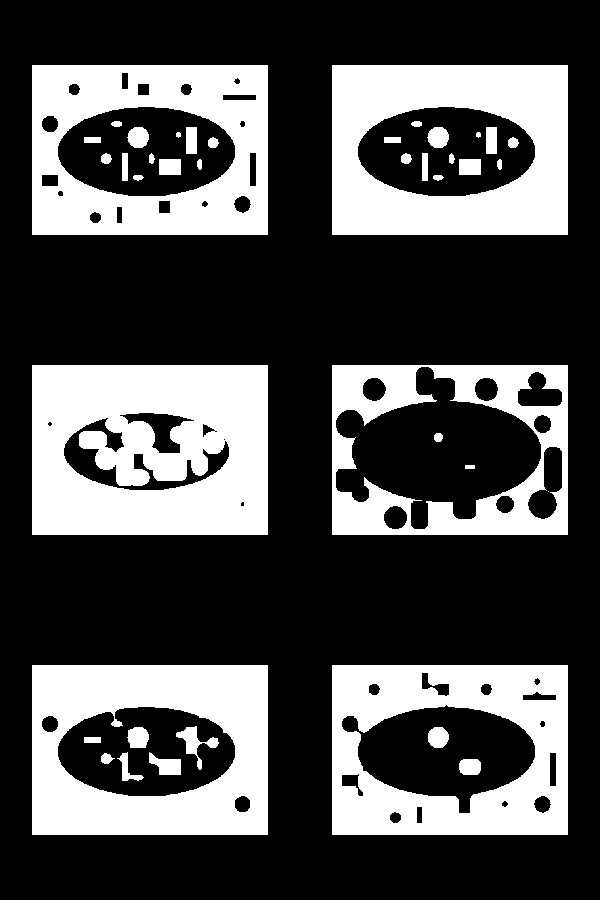

The script that drew this image:
#!/usr/bin/env python

# Demonstrate various binary morphological filters that can alter the
# shape of segmented regions.  Six viewports (2×3 grid): original,
# connectivity, erosion, dilation, opening, closing.

import os
from pathlib import Path

# Factory overrides: importing these modules registers the OpenGL rendering
# and interaction style implementations for vtkRenderingCore factory classes.
import vtkmodules.vtkInteractionStyle  # noqa: F401
import vtkmodules.vtkRenderingOpenGL2  # noqa: F401
# VTK pipeline classes used in this example
from vtkmodules.vtkIOImage import vtkPNMReader
from vtkmodules.vtkImagingMorphological import (
    vtkImageDilateErode3D,
    vtkImageSeedConnectivity,
)
from vtkmodules.vtkInteractionStyle import vtkInteractorStyleImage
from vtkmodules.vtkRenderingCore import (
    vtkImageActor,
    vtkRenderWindow,
    vtkRenderWindowInteractor,
    vtkRenderer,
)

# Colors (normalized RGB)
black_rgb = (0.0, 0.0, 0.0)

# Data directory: defaults to the folder containing this script
data_dir = Path(os.environ.get("VPE_DATA_DIR", Path(__file__).parent))

# Reader: load the binary PGM image
reader = vtkPNMReader()
reader.SetFileName(str(data_dir / "binary.pgm"))
reader.Update()

# Dilate: grow dark (0) regions into light (255)
dilate = vtkImageDilateErode3D()
dilate.SetInputConnection(reader.GetOutputPort())
dilate.SetDilateValue(0)
dilate.SetErodeValue(255)
dilate.SetKernelSize(31, 31, 1)

# Erode: grow light (255) regions into dark (0)
erode = vtkImageDilateErode3D()
erode.SetInputConnection(reader.GetOutputPort())
erode.SetDilateValue(255)
erode.SetErodeValue(0)
erode.SetKernelSize(31, 31, 1)

# Opening: dilate then erode — removes small islands
open_dilate = vtkImageDilateErode3D()
open_dilate.SetInputConnection(reader.GetOutputPort())
open_dilate.SetDilateValue(0)
open_dilate.SetErodeValue(255)
open_dilate.SetKernelSize(31, 31, 1)

open_erode = vtkImageDilateErode3D()
open_erode.SetInputConnection(open_dilate.GetOutputPort())
open_erode.SetDilateValue(255)
open_erode.SetErodeValue(0)
open_erode.SetKernelSize(31, 31, 1)

# Closing: erode then dilate — fills small holes
close_erode = vtkImageDilateErode3D()
close_erode.SetInputConnection(reader.GetOutputPort())
close_erode.SetDilateValue(255)
close_erode.SetErodeValue(0)
close_erode.SetKernelSize(31, 31, 1)

close_dilate = vtkImageDilateErode3D()
close_dilate.SetInputConnection(close_erode.GetOutputPort())
close_dilate.SetDilateValue(0)
close_dilate.SetErodeValue(255)
close_dilate.SetKernelSize(31, 31, 1)

# Connectivity: extract the connected region touching a seed point
connectivity = vtkImageSeedConnectivity()
connectivity.SetInputConnection(reader.GetOutputPort())
connectivity.AddSeed(300, 200)
connectivity.SetInputConnectValue(0)
connectivity.SetOutputConnectedValue(0)
connectivity.SetOutputUnconnectedValue(255)

# Actor 1: original
actor_original = vtkImageActor()
actor_original.GetMapper().SetInputConnection(reader.GetOutputPort())
actor_original.GetProperty().SetInterpolationTypeToNearest()

# Actor 2: connectivity
actor_connected = vtkImageActor()
actor_connected.GetMapper().SetInputConnection(connectivity.GetOutputPort())
actor_connected.GetProperty().SetInterpolationTypeToNearest()

# Actor 3: erosion
actor_erode = vtkImageActor()
actor_erode.GetMapper().SetInputConnection(erode.GetOutputPort())
actor_erode.GetProperty().SetInterpolationTypeToNearest()

# Actor 4: dilation
actor_dilate = vtkImageActor()
actor_dilate.GetMapper().SetInputConnection(dilate.GetOutputPort())
actor_dilate.GetProperty().SetInterpolationTypeToNearest()

# Actor 5: opening
actor_opening = vtkImageActor()
actor_opening.GetMapper().SetInputConnection(close_dilate.GetOutputPort())
actor_opening.GetProperty().SetInterpolationTypeToNearest()

# Actor 6: closing
actor_closing = vtkImageActor()
actor_closing.GetMapper().SetInputConnection(open_erode.GetOutputPort())
actor_closing.GetProperty().SetInterpolationTypeToNearest()

# Renderer 1: top-left — original
renderer_0 = vtkRenderer()
renderer_0.AddActor(actor_original)
renderer_0.SetViewport(0.0, 0.667, 0.5, 1.0)
renderer_0.SetBackground(black_rgb)
renderer_0.ResetCamera()

# Renderer 2: top-right — connectivity
renderer_1 = vtkRenderer()
renderer_1.AddActor(actor_connected)
renderer_1.SetViewport(0.5, 0.667, 1.0, 1.0)
renderer_1.SetBackground(black_rgb)
renderer_1.SetActiveCamera(renderer_0.GetActiveCamera())

# Renderer 3: middle-left — erosion
renderer_2 = vtkRenderer()
renderer_2.AddActor(actor_erode)
renderer_2.SetViewport(0.0, 0.333, 0.5, 0.667)
renderer_2.SetBackground(black_rgb)
renderer_2.SetActiveCamera(renderer_0.GetActiveCamera())

# Renderer 4: middle-right — dilation
renderer_3 = vtkRenderer()
renderer_3.AddActor(actor_dilate)
renderer_3.SetViewport(0.5, 0.333, 1.0, 0.667)
renderer_3.SetBackground(black_rgb)
renderer_3.SetActiveCamera(renderer_0.GetActiveCamera())

# Renderer 5: bottom-left — opening
renderer_4 = vtkRenderer()
renderer_4.AddActor(actor_opening)
renderer_4.SetViewport(0.0, 0.0, 0.5, 0.333)
renderer_4.SetBackground(black_rgb)
renderer_4.SetActiveCamera(renderer_0.GetActiveCamera())

# Renderer 6: bottom-right — closing
renderer_5 = vtkRenderer()
renderer_5.AddActor(actor_closing)
renderer_5.SetViewport(0.5, 0.0, 1.0, 0.333)
renderer_5.SetBackground(black_rgb)
renderer_5.SetActiveCamera(renderer_0.GetActiveCamera())

# Window: display the rendered scene
render_window = vtkRenderWindow()
render_window.AddRenderer(renderer_0)
render_window.AddRenderer(renderer_1)
render_window.AddRenderer(renderer_2)
render_window.AddRenderer(renderer_3)
render_window.AddRenderer(renderer_4)
render_window.AddRenderer(renderer_5)
render_window.SetWindowName("morphology comparison")
render_window.SetMultiSamples(0)
render_window.SetSize(600, 900)

# Interactor: handle mouse and keyboard events with 2D image style
render_window_interactor = vtkRenderWindowInteractor()
interactor_style_image = vtkInteractorStyleImage()
render_window_interactor.SetInteractorStyle(interactor_style_image)
render_window_interactor.SetRenderWindow(render_window)

# Launch the interactive visualization
render_window_interactor.Initialize()
render_window_interactor.Start()
